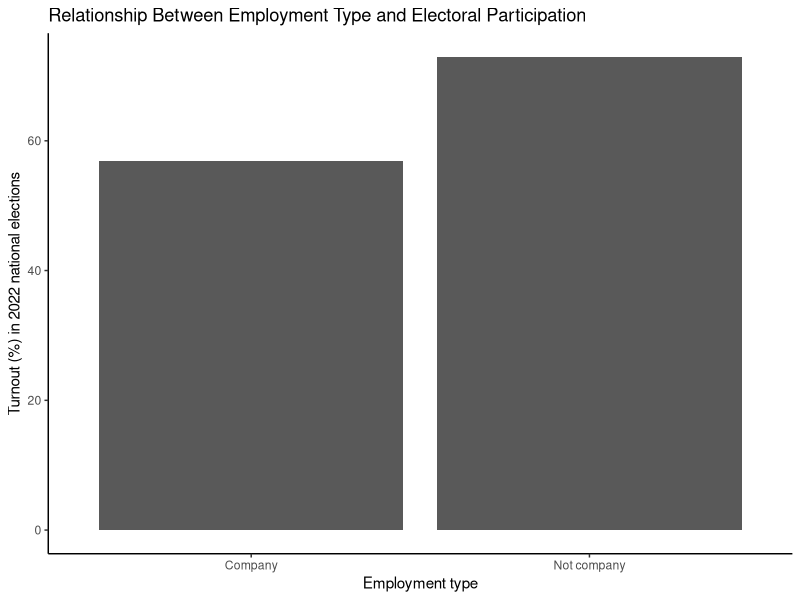
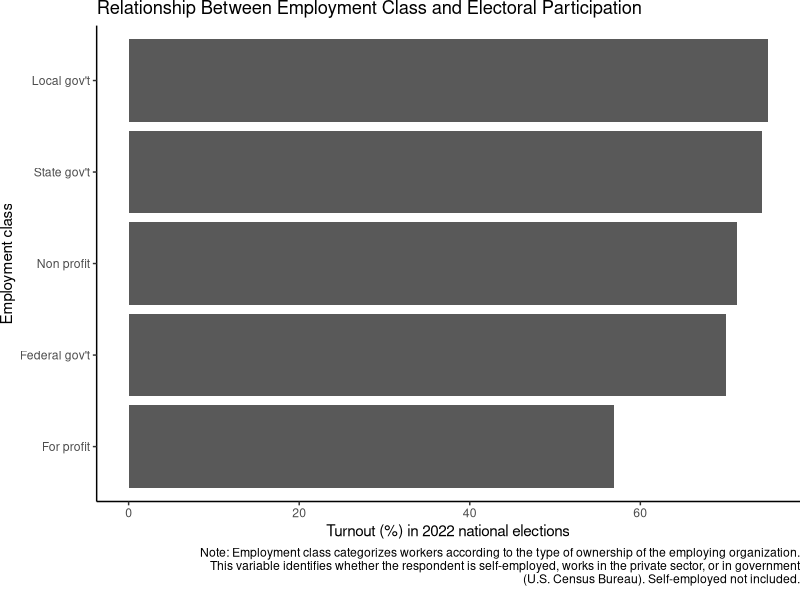

The R script that drew these images, in order: (Note: this script raises an error after producing the figures.)
## ---- chunk 1
library(tidyverse)
library(stringr)

#census_raw <- read_csv("nov22pub (1).csv")
#census <- census_raw |>
  #select(employment_class=PEIO1COW, voted=PES1, income_code=HEFAMINC)
#write.csv(census,"census.csv")

census <- read_csv("census.csv")
## ---- chunk 2
#replacing coded values and creating new variables 

census$employment_class <- census$employment_class |>
  case_match(1 ~ "Federal gov't",
             2 ~ "State gov't",
             3 ~ "Local gov't", 
             4 ~ "For profit",
             5 ~ "Non profit",
             .default = "other")
census <- census |>
  filter(employment_class != "other")

#creating binary employment type variable 
census <- census |>
  mutate(employment_type = case_when(
    employment_class == "Federal gov't" | employment_class == "State gov't" | employment_class == "Local gov't" | employment_class == "Non profit" ~ "Not company",
    employment_class == "For profit" ~ "Company"))

#numeric voted variable
census$voted_num <- census$voted |>
  case_match(1 ~ 1,
             2 ~ 0,
             .default= 2)
#character voted variable
census$voted <- census$voted |>
  case_match(1 ~ "Yes",
             2 ~ "No",
             .default = "other")
#filtering out others
census <- census |>
  filter(voted != "other")

census$house_income <- census$income_code |>
  case_match(-1 ~ "other",
             1 ~ "less than 5",
             2 ~ "5 to 7.499",
             3 ~ "7.5 to 9.999", 
             4 ~ "10 to 12.499",
             5 ~ "12.5 to 14.999",
             6 ~ "15 to 19.999",
             7 ~ "20 to 24.999",
             8 ~ "25 to 29.999",
             9 ~ "30 to 34.999",
             10 ~ "35 to 39.999",
             11 ~ "40 to 49.999",
             12 ~ "50 to 59.999",
             13 ~ "60 to 74.999",
             14 ~ "75 to 99.999",
             15 ~ "100 to 149.999",
             16 ~ "150 or more")
census <- census |>
  filter(house_income != "other")
#broadening above household income categories
census <- census |>
  mutate(broad_income_categories = case_when(
    income_code >= 1 & income_code <= 5 ~ "Below 15,000",
    income_code >= 6 & income_code <= 9 ~ "15,000 to 34,999",
    income_code >= 10 & income_code <= 12 ~ "35,000 to 59,999",
    income_code >= 13 & income_code <= 14 ~ "60,000 to 99,999",
    income_code == 15 ~ "100,000 to 149,999",
    income_code == 16 ~ "150,000 or more"))
#creating numeric household income variable by taking average of upper/lower house_income bounds
census$house_income_num <- census$income_code |>
  case_match(1 ~ 2500,
             2 ~ 6250,
             3 ~ 8750, 
             4 ~ 11250,
             5 ~ 13750,
             6 ~ 17500,
             7 ~ 22500,
             8 ~ 27500,
             9 ~ 32500,
             10 ~ 37500,
             11 ~ 45000,
             12 ~ 55000,
             13 ~ 67500,
             14 ~ 87500,
             15 ~ 125000,
             16 ~ 150000)
## ---- chunk 3
#calculating turnout rates by employment type
employment_type_turnout <- census |>
  group_by(employment_type) |>
  summarize(turnout = mean(voted_num) * 100)
knitr::kable(employment_type_turnout, digits = 2)

#calculating turnout rates by employment class
employment_class_turnout <- census |>
  group_by(employment_class) |>
  summarize(turnout = mean(voted_num) * 100)
knitr::kable(employment_class_turnout, digits = 2)
## ---- chunk 4
#plotting turnout rates by employment type
employment_type_turnout_plot <- employment_type_turnout |>
  ggplot(mapping = aes(x = employment_type, y = turnout)) +
  geom_col() +
  labs(
    title = "Relationship Between Employment Type and Electoral Participation",
    x = "Employment type",
    y = "Turnout (%) in 2022 national elections") +
  theme_classic()
employment_type_turnout_plot

#plotting turnout rates by employment class
employment_class_turnout_plot <- employment_class_turnout |>
  ggplot(mapping = aes(x = fct_reorder(employment_class, turnout), y = turnout)) +
  geom_col() +
  coord_flip() +
  labs(
    title = "Relationship Between Employment Class and Electoral Participation",
    x = "Employment class",
    y = "Turnout (%) in 2022 national elections",
    caption = "Note: Employment class categorizes workers according to the type of ownership of the employing organization. This variable identifies whether the respondent is self-employed, works in the private sector, or in government (U.S. Census Bureau). Self-employed not included."
  ) +
  theme_classic() +
  theme(plot.margin = margin(b = 10))
wrapped_caption <- str_wrap("Note: Employment class categorizes workers according to the type of ownership of the employing organization. This variable identifies whether the respondent is self-employed, works in the private sector, or in government (U.S. Census Bureau). Self-employed not included.", width = 112)
employment_class_turnout_plot <- employment_class_turnout_plot + labs(caption = wrapped_caption)
employment_class_turnout_plot
## ---- chunk 5
diff_in_type_rates <- employment_type_turnout |>
  pivot_wider(names_from = employment_type,
              values_from = turnout) |>
  mutate(difference = `Not company` - Company) |>
  select(difference)
diff_in_type_rates
## ---- chunk 6
lm <- summary(lm(voted_num ~ employment_type * house_income_num, data = census))

lm |>
  broom::tidy() |>
  select(term, estimate) |>  
  knitr::kable()
## ---- chunk 7
#comparing average household income across employment types

type_income_mean <- census |>
  group_by(employment_type) |>
  summarize(house_income = mean(house_income_num)) |>
  pivot_wider(names_from = employment_type,
              values_from = house_income) |>
  mutate(difference = Nonprofit - Forprofit)

knitr::kable(type_income_mean)

## ---- chunk 8

#calculating turnout rates by income group 

income_turnout <- census |>
  group_by(broad_income_categories) |>
  summarize(turnout = mean(voted_num) * 100) 

knitr::kable(income_turnout, digits = 2)

#plotting turnout rates by income group

income_turnout_plot <- income_turnout |>
  ggplot(mapping = aes(x = fct_reorder(broad_income_categories, turnout), y = turnout)) +
  geom_col() +
  coord_flip() +
  labs(
    title = "Impact of Household Income on Electoral Participation",
    x = "Annual household income (in thousands of dollars)",
    y = "Turnout (%) in 2022 national nlections"
  ) +
  theme_classic()

income_turnout_plot

## ---- chunk 9
#calculating turnout rates of employment classes within income groups

class__income_turnout <- census |>
  group_by(broad_income_categories, employment_class) |>
  summarize(turnout = mean(voted_num) * 100)

custom_levels <- c("150,000 or more","100,000 to 149,999","60,000 to 99,999", "35,000 to 59,999", "15,000 to 34,999", "Below 15,000")
class__income_turnout$broad_income_categories <- factor(class__income_turnout$broad_income_categories, levels = custom_levels)

knitr::kable(class__income_turnout, digits = 2)

ggplot(class__income_turnout, aes(x = fct_reorder (employment_class, turnout), y = turnout)) +
  geom_col(aes(fill = broad_income_categories), position = "dodge") +
  facet_wrap(~broad_income_categories, nrow=2, scales = "fixed") +
  theme(axis.text.x = element_text(angle = 90, vjust = 0.5, hjust=1)) +
  labs(x = "Employment class", y = "Turnout (%) in 2022 national elections")
 
#calculating turnout rates of employment types within income groups

type_income_turnout <- census |>
  group_by(broad_income_categories, employment_type) |>
  summarize(turnout = mean(voted_num) *100)

custom_levels <- c("150,000 or more","100,000 to 149,999","60,000 to 99,999", "35,000 to 59,999", "15,000 to 34,999", "Below 15,000")
type_income_turnout$broad_income_categories <- factor(type_income_turnout$broad_income_categories, levels = custom_levels)

type_income_turnout_plot <- type_income_turnout |>
  ggplot(aes(x = factor(turnout), y = turnout, fill = employment_type)) +
    geom_col() +
    facet_wrap(~broad_income_categories, ncol = 3, scales = "free_x", drop = TRUE) +
    theme(
        axis.text.x = element_blank(),
        axis.ticks.x = element_blank()
    ) +
  labs(title = "By annual household income group (in thousands of dollars)", x = NULL, y = "Turnout (%) in 2022 national elections")
type_income_turnout_plot
